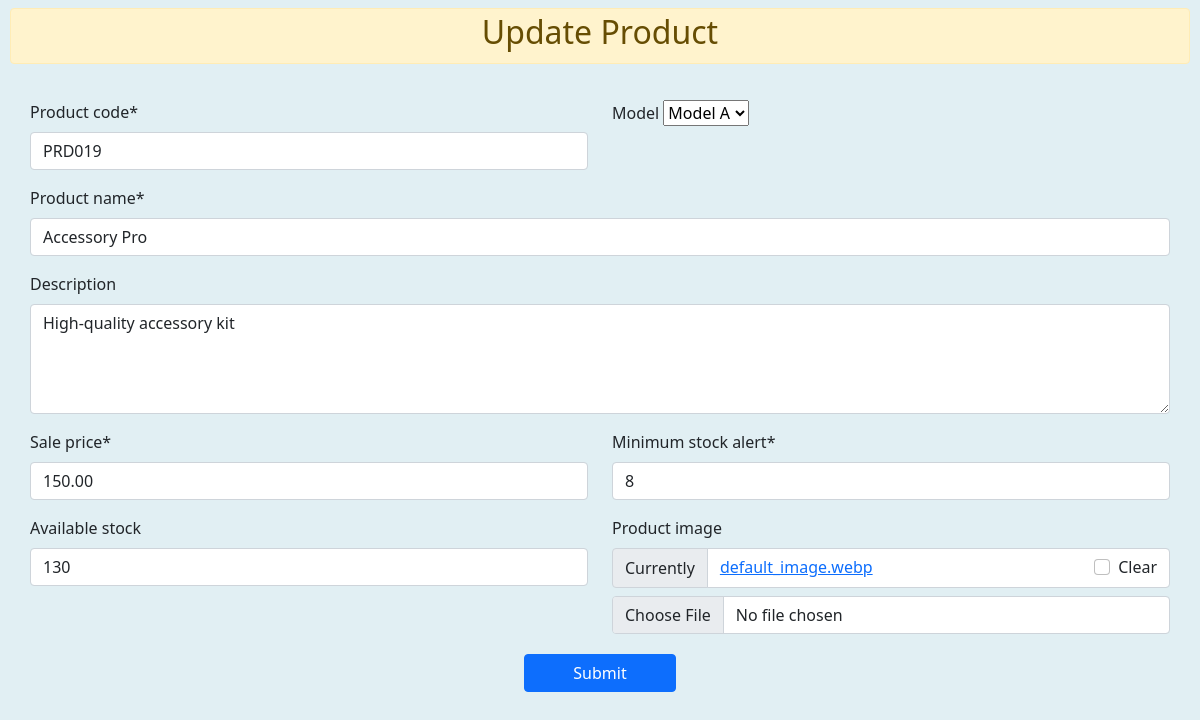
/workshop/update_product/18, run on an earlier commit of the app's database.
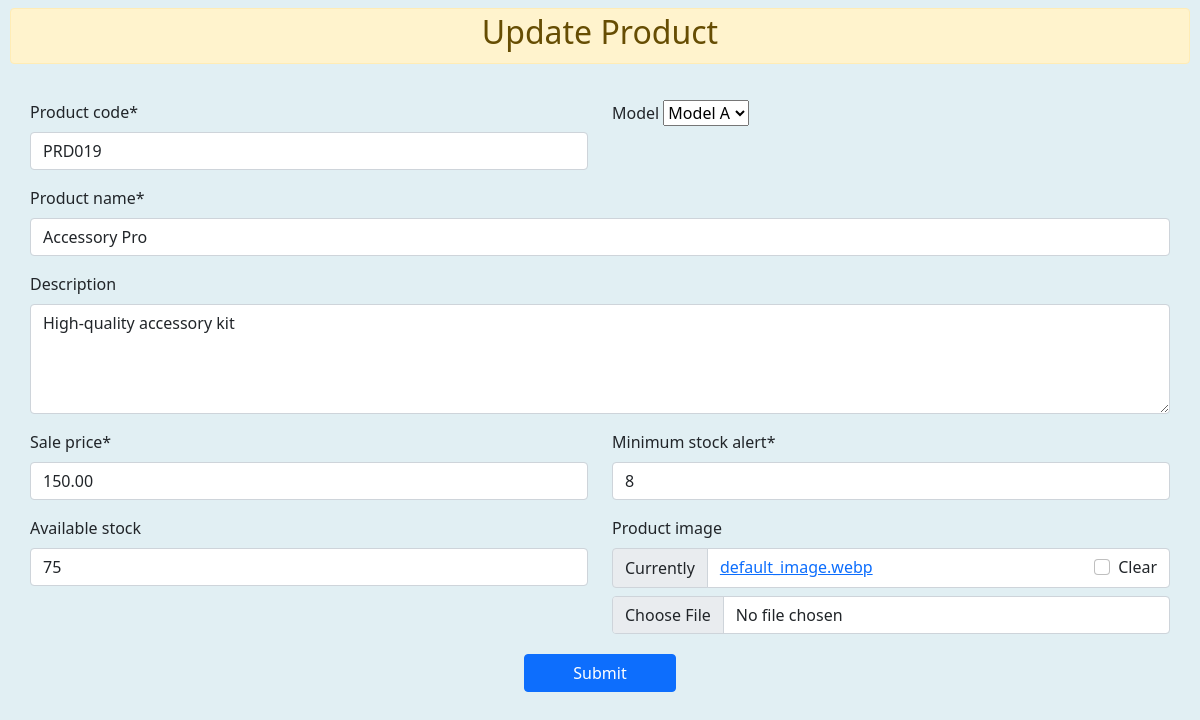
And on a later commit of the database.
### ERP_Admin/models.py (models this page shows, shortened)
class Product(models.Model):
    product_code = models.CharField(max_length=20, unique=True, db_index=True)
    product_name = models.CharField(max_length=100, db_index=True)
    model = models.ForeignKey(Model, related_name='items', null=True, blank=True, on_delete=models.CASCADE)
    description = models.TextField(null=True, blank=True)
    sale_price = models.DecimalField(max_digits=10, decimal_places=2, null=True)  # Use DecimalField for monetary values
    minimum_stock_alert = models.PositiveIntegerField(default=0)
    available_stock = models.IntegerField(default=0, db_index=True, null=True, blank=True)
    product_image=models.ImageField(upload_to="Product Images", height_field=None, width_field=None, max_length=500, null=True, blank=True)

### ERP_Workshop/views.py (the view)
# urls.py: path('update_product/<int:id>', views.update_product, name='workshop_update_product'),
def update_product(request, id):
    product = Product.objects.get(id=id)  # Retrieve the JobCard instance
    if request.method == 'POST':
        form = ProductForm(request.POST, request.FILES, instance=product)
        if form.is_valid():
            form.save()
            messages.success(request, 'Product Updated Successfully.')
    else:
        form = ProductForm(instance=product)
    return render(request, 'workshop_update_product.html', {'form': form})

### ERP_Workshop/forms.py (shortened to what this page needs)
class ProductForm(forms.ModelForm):
    class Meta:
        model = Product
        fields = [
            'product_code',
            'model',
            'product_name',
            'description',
            'sale_price',
            'minimum_stock_alert',
            'available_stock',
            'product_image',
        ]
        widgets = {
            'description': forms.Textarea(attrs={'rows': 4, 'cols': 40}),
        }
    def __init__(self, *args, **kwargs):
        super(ProductForm, self).__init__(*args, **kwargs)
        self.fields['model'].required = False

### ERP_Admin/models.py (called while the page is built)
    def __str__(self):
        return self.model_name

### ERP_Workshop/templates/workshop_update_product.html (shortened to what this page needs)
{% extends "base_window.html" %}
{% load crispy_forms_tags %}
{% block content %}
<main id="main" class="main">
    <section class="section dashboard">
        <div class="alert alert-warning text-center mt-2 p-1">
            <h2>Update Product</h2>
        </div>
        <div class="container-fluid mb-3 form-header p-3">
            <div class="row p-1 rounded">
                <div class="col-sm-12">
                   <form method="POST" enctype="multipart/form-data" > {% csrf_token %}
                    <div class="row">
                        <div class="col-sm-6">
                           {{ form.product_code|as_crispy_field }}
                       </div>
                       <div class="col-sm-6">
                           <label for="id_model" class="mb-2">Model</label>
                           {{ form.model }}
                       </div>
                       <div class="col-sm-12">
                           {{ form.product_name|as_crispy_field }}
                       </div>
                       <div class="col-sm-12">
                           {{ form.description|as_crispy_field }}
                       </div>
                       <div class="col-sm-6">
                           {{ form.sale_price|as_crispy_field }}
                       </div>
                       <div class="col-sm-6">
                           {{ form.minimum_stock_alert|as_crispy_field }}
                       </div>
                       <div class="col-sm-6">
                           {{ form.available_stock|as_crispy_field }}
                       </div>
                       <div class="col-sm-6">
                           {{ form.product_image|as_crispy_field }}
                       </div>
                   </div>
                        <center><button type="submit" class="btn btn-primary mt-1 px-5">Submit</button></center>
                    </form>
                </div>
            </div>
        </div>
    </section>
</main>
{% endblock content %}

What changed in the data, as far as the page shows it:
changed Product "PRD019": available_stock "130" → "75"
